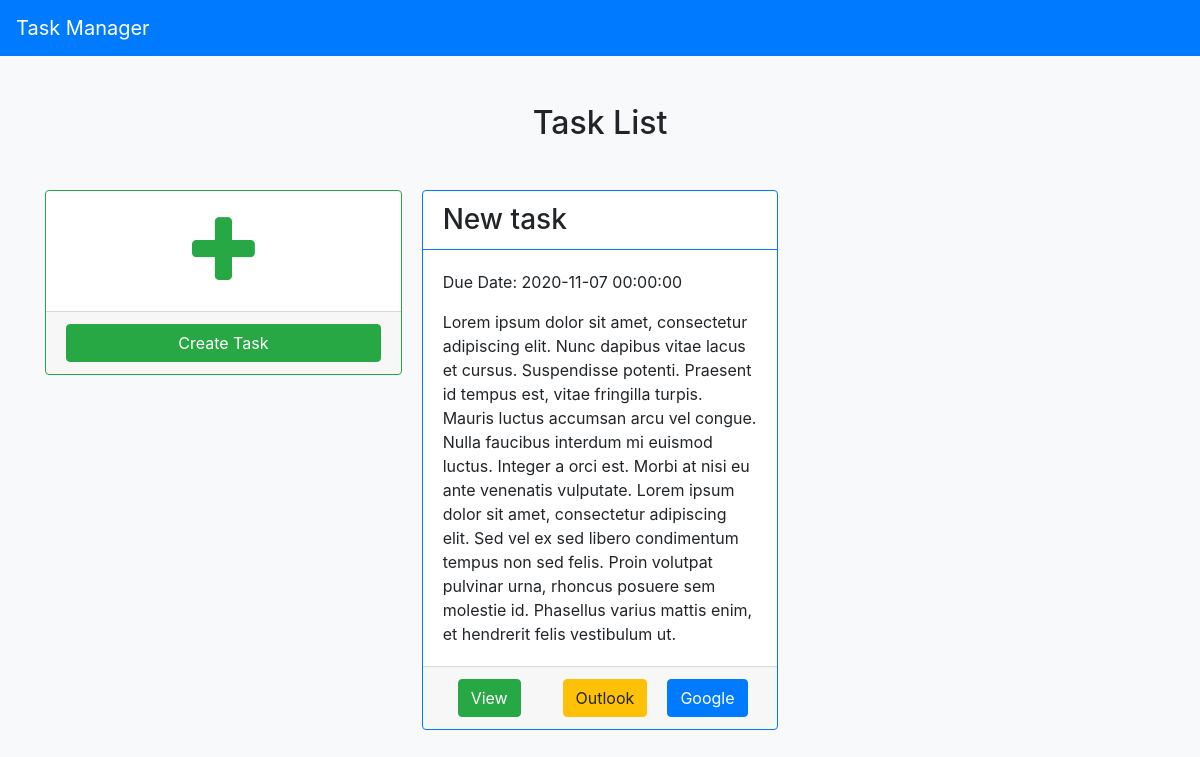
The page / on the database its author committed.
### tables this page shows
CREATE TABLE `tasks` (
  `id` int(3) NOT NULL,
  `name` varchar(60) NOT NULL,
  `description` text NOT NULL,
  `due_date` datetime NOT NULL,
  `is_completed` tinyint(1) DEFAULT 0,
  `created_at` datetime NOT NULL DEFAULT current_timestamp()
);

### objects/task.php (called while the page is built, shortened)
<?php
class Task{
    private $conn;
    public function __construct($db){
        $this->conn = $db;
    }
    function readAll(){
        $query = "SELECT id, name, description, due_date, created_at FROM tasks ORDER BY due_date ASC";
        $stmt = $this->conn->prepare( $query );
        $stmt->execute();
        return $stmt;
    }
}
?>

### index.php (the view, shortened to what this page needs)
<?php
include_once "header.php";
include_once 'objects/task.php';
$database = new Database();
$db = $database->getConnection();
$task = new Task($db);
$stmt = $task->readAll();
$num = $stmt->rowCount();
if($num>0){
    echo '<div class="card-columns">';
    echo '
        <div class="card border-success mb-3">
        <div class="card-body">
          <p class="card-text text-center">
          <a href="create_task.php">
            <span class="fa fa-plus fa-5x text-success" aria-hidden="true"></span>
          </a>
          </p>
        </div>
          <div class="card-footer">
          <a href="create_task.php" class="btn btn-success text-center d-block">Create Task</a>
        </div>
      </div>';
    while ($row = $stmt->fetch(PDO::FETCH_ASSOC)){
        extract($row);
        $dt = new DateTime($created_at);
        $a = $dt->format('Ymd');
        $b= $dt->format('hms');
        $start = $a.'T'.$b.'Z';
        $dt = new DateTime($due_date);
        $c = $dt->format('Ymd');
        $d= $dt->format('hms');
        $end = $c.'T'.$d.'Z';
        echo '
        <div class="card border-primary mb-3">
        <div class="card-header bg-transparent border-primary h3">'.$name.'</div>
        <div class="card-body">
          <p class="card-text">Due Date: '.$due_date.'</p>
          <p class="card-text">'.$description.'</p>
        </div>
          <div class="card-footer row mx-auto ">
          <div class="col-md-4">
          <a href="view_task.php?id='.$id.'" class="btn btn-success">View</a>
          </div>
          <div class="col-md-4">
          <a href="https://outlook.live.com/owa/?path=/calendar/action/compose#subject='.$name.'&body='.$description.'&startdt='.$start.'&enddt='.$end.'" target="_blank" class="btn btn-warning">Outlook</a>
          </div>
          <div class="col-md-4">
          <a href="https://www.google.com/calendar/render?action=TEMPLATE&amp;text='.$name.'&amp;dates='.$start.'/'.$end.'&amp;details='.$description.'&amp;location=&amp;sprop=&amp;sprop=name:" target="_blank" class="btn btn-primary">Google</a>
          </div>
        </div>
      </div>';
    }
    echo '</div>';
}
include_once "footer.php";
?>

### rows shown on the page
tasks: name "New task", due_date "2020-11-07 00:00:00", description "Lorem ipsum dolor sit amet, consectetur adipiscing elit. Nunc dapibus vitae lacus et cursus. Suspendisse potenti. Praesent id tempus est, vitae fringilla turpis. Mauris luctus accumsan arcu vel congue. Nulla faucibus interdum mi euismod luctus. Integer a orci est. Morbi at nisi eu ante venenatis vulputate. Lorem ipsum dolor sit amet, consectetur adipiscing elit. Sed vel ex sed libero condimentum tempus non sed felis. Proin volutpat pulvinar urna, rhoncus posuere sem molestie id. Phasellus varius mattis enim, et hendrerit felis vestibulum ut."

### other values the page prints
$page_title "Task List"
